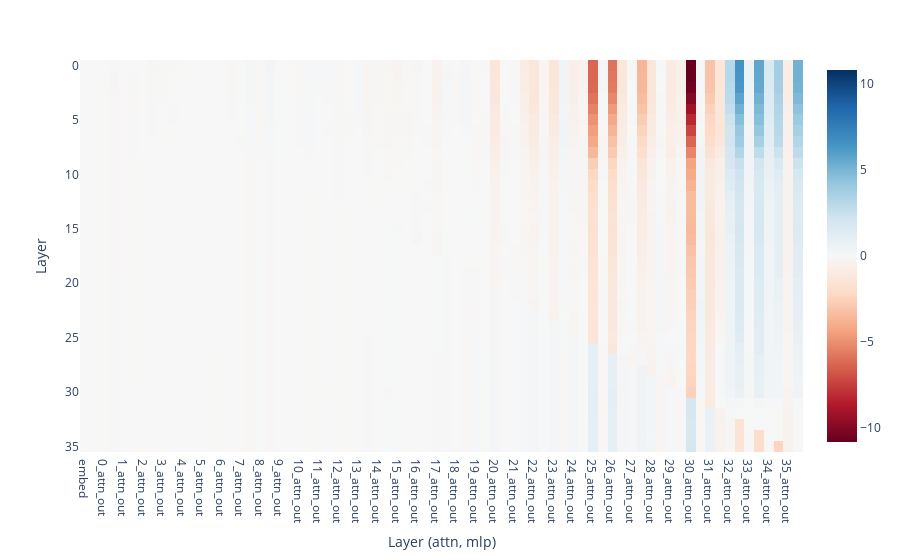

Notebook code cell kept with this figure:
### Code cell
plot_ablate_idx_x_effect_idx_sum(total_direct_effect_target, target_direct_effect_ref, labels, key="")

### Figure 1 — Plotly figure (JSON) as saved in the notebook; plotly's stock layout.template omitted (floating-point values rounded to 4 significant figures; data arrays with more than 128 entries replaced by an {"elided": "..."} marker saying what was removed)
{"data": [{"coloraxis": "coloraxis", "hovertemplate": "Layer (attn, mlp): %{x}<br>Layer: %{y}<br>color: %{z}<extra></extra>", "name": "0", "type": "heatmap", "x": ["embed", "pos_embed", "0_attn_out", "0_mlp_out", "1_attn_out", "1_mlp_out", "2_attn_out", "2_mlp_out", "3_attn_out", "3_mlp_out", "4_attn_out", "4_mlp_out", "5_attn_out", "5_mlp_out", "6_attn_out", "6_mlp_out", "7_attn_out", "7_mlp_out", "8_attn_out", "8_mlp_out", "9_attn_out", "9_mlp_out", "10_attn_out", "10_mlp_out", "11_attn_out", "11_mlp_out", "12_attn_out", "12_mlp_out", "13_attn_out", "13_mlp_out", "14_attn_out", "14_mlp_out", "15_attn_out", "15_mlp_out", "16_attn_out", "16_mlp_out", "17_attn_out", "17_mlp_out", "18_attn_out", "18_mlp_out", "19_attn_out", "19_mlp_out", "20_attn_out", "20_mlp_out", "21_attn_out", "21_mlp_out", "22_attn_out", "22_mlp_out", "23_attn_out", "23_mlp_out", "24_attn_out", "24_mlp_out", "25_attn_out", "25_mlp_out", "26_attn_out", "26_mlp_out", "27_attn_out", "27_mlp_out", "28_attn_out", "28_mlp_out", "29_attn_out", "29_mlp_out", "30_attn_out", "30_mlp_out", "31_attn_out", "31_mlp_out", "32_attn_out", "32_mlp_out", "33_attn_out", "33_mlp_out", "34_attn_out", "34_mlp_out", "35_attn_out", "35_mlp_out"], "xaxis": "x", "yaxis": "y", "z": {"elided": "36x74 float values"}}], "layout": {"autosize": true, "coloraxis": {"cmid": 0, "colorscale": [[0, "rgb(103,0,31)"], [0.1, "rgb(178,24,43)"], [0.2, "rgb(214,96,77)"], [0.3, "rgb(244,165,130)"], [0.4, "rgb(253,219,199)"], [0.5, "rgb(247,247,247)"], [0.6, "rgb(209,229,240)"], [0.7, "rgb(146,197,222)"], [0.8, "rgb(67,147,195)"], [0.9, "rgb(33,102,172)"], [1, "rgb(5,48,97)"]]}, "margin": {"t": 60}, "xaxis": {"anchor": "y", "autorange": true, "constrain": "domain", "domain": [0, 1], "range": [-0.5, 73.5], "scaleanchor": "y", "title": {"text": "Layer (attn, mlp)"}, "type": "category"}, "yaxis": {"anchor": "x", "autorange": true, "constrain": "domain", "domain": [0, 1], "range": [35.5, -0.5], "title": {"text": "Layer"}}}}
